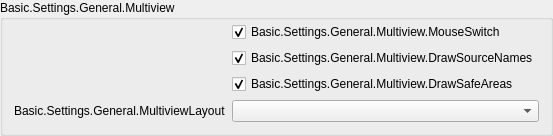
                 <widget class="QGroupBox" name="groupBoxMultiview">
                  <property name="title">
                   <string>Basic.Settings.General.Multiview</string>
                  </property>
                  <layout class="QFormLayout" name="formLayoutMultiview">
                   <property name="fieldGrowthPolicy">
                    <enum>QFormLayout::FieldGrowthPolicy::AllNonFixedFieldsGrow</enum>
                   </property>
                   <property name="labelAlignment">
                    <set>Qt::AlignmentFlag::AlignRight|Qt::AlignmentFlag::AlignTrailing|Qt::AlignmentFlag::AlignVCenter</set>
                   </property>
                   <property name="topMargin">
                    <number>2</number>
                   </property>
                   <item row="0" column="0">
                    <spacer name="horizontalSpacerMultiview">
                     <property name="orientation">
                      <enum>Qt::Orientation::Horizontal</enum>
                     </property>
                     <property name="sizeType">
                      <enum>QSizePolicy::Policy::Fixed</enum>
                     </property>
                     <property name="sizeHint" stdset="0">
                      <size>
                       <width>170</width>
                       <height>5</height>
                      </size>
                     </property>
                    </spacer>
                   </item>
                   <item row="0" column="1">
                    <widget class="QCheckBox" name="multiviewMouseSwitch">
                     <property name="text">
                      <string>Basic.Settings.General.Multiview.MouseSwitch</string>
                     </property>
                     <property name="checked">
                      <bool>true</bool>
                     </property>
                    </widget>
                   </item>
                   <item row="1" column="1">
                    <widget class="QCheckBox" name="multiviewDrawNames">
                     <property name="text">
                      <string>Basic.Settings.General.Multiview.DrawSourceNames</string>
                     </property>
                     <property name="checked">
                      <bool>true</bool>
                     </property>
                    </widget>
                   </item>
                   <item row="2" column="1">
                    <widget class="QCheckBox" name="multiviewDrawAreas">
                     <property name="text">
                      <string>Basic.Settings.General.Multiview.DrawSafeAreas</string>
                     </property>
                     <property name="checked">
                      <bool>true</bool>
                     </property>
                    </widget>
                   </item>
                   <item row="3" column="1">
                    <widget class="QComboBox" name="multiviewLayout"/>
                   </item>
                   <item row="3" column="0">
                    <widget class="QLabel" name="label_64">
                     <property name="text">
                      <string>Basic.Settings.General.MultiviewLayout</string>
                     </property>
                     <property name="buddy">
                      <cstring>multiviewLayout</cstring>
                     </property>
                    </widget>
                   </item>
                  </layout>
                 </widget>
